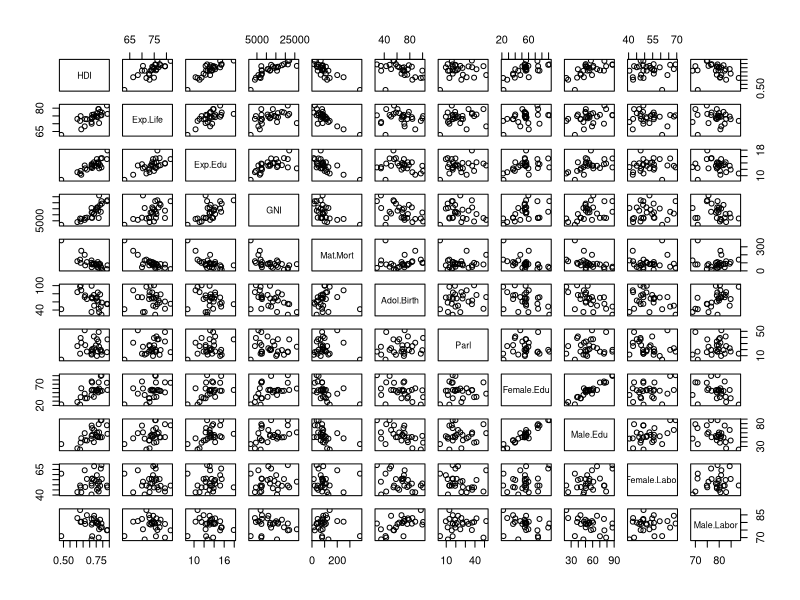
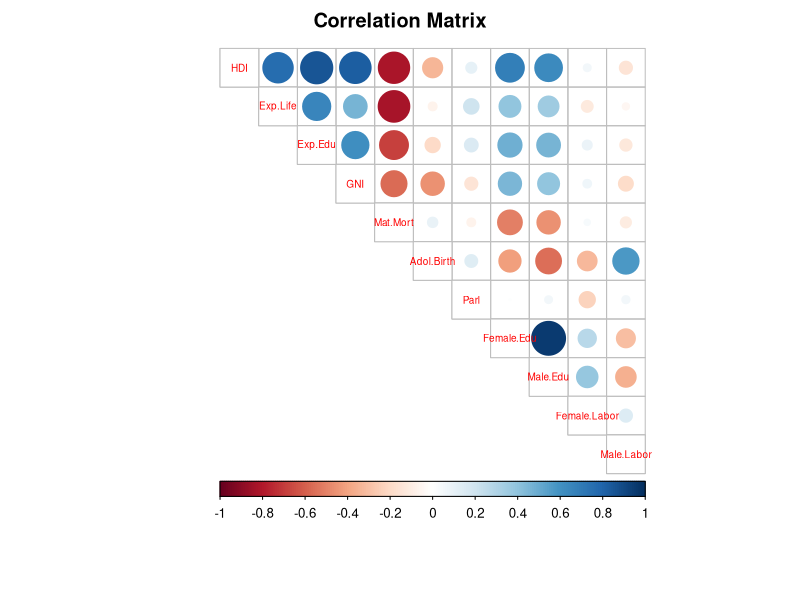
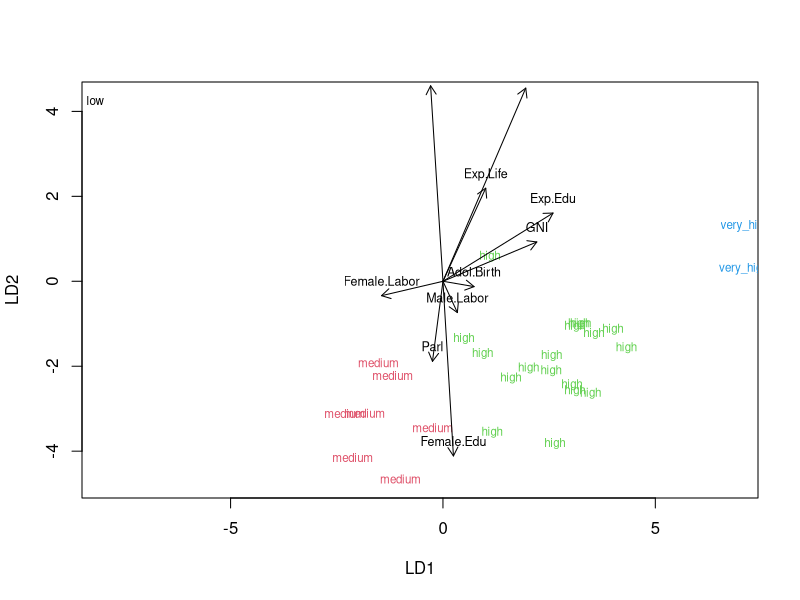
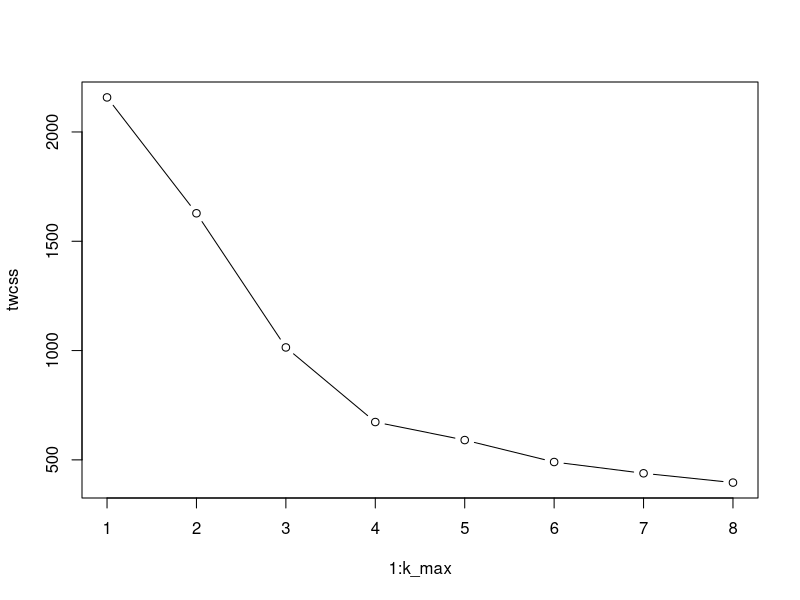
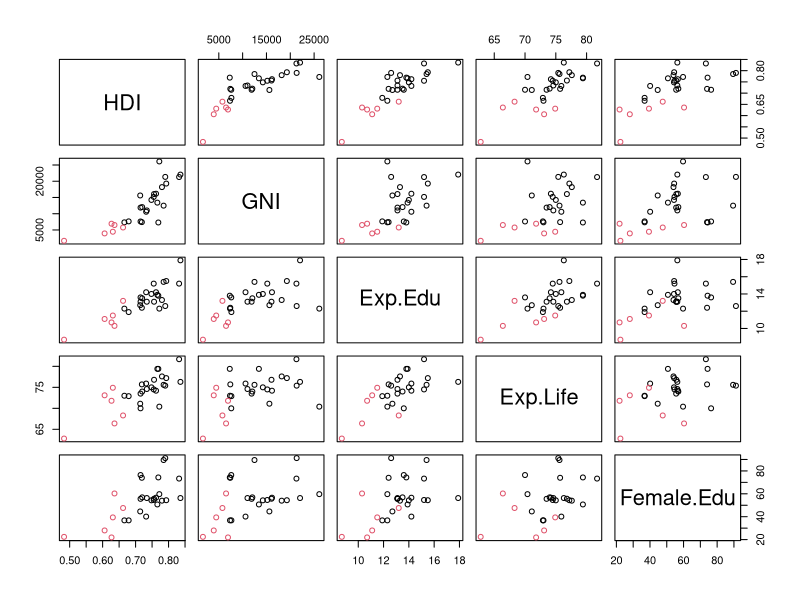

Reproduce these figures in R, in order.
## ---- chunk 1
library(ggplot2)
setwd("C:/Users/Guilherme/Desktop/University of Helsinki/2016-2017/Period 2/Term 3/Open Data Science/IODS Final/IODS-Final")
latam <- read.csv("humanfinal.csv", header=TRUE, row.names = 1)
str(latam)
summary(latam)
## ---- chunk 2
pairs(latam)
## ---- chunk 3
library(corrplot)
cor_matrix<-cor(latam) 
corrplot(cor_matrix, method="circle", type= "upper", cl.pos="b", tl.pos="d", tl.cex=0.6, mar = c(3,0,2,0), title= "Correlation Matrix")
## ---- chunk 4
hdi <- cut(latam$HDI, breaks = c(0, 0.550, 0.699, 0.799, 1.000), include.lowest = TRUE, label = c("low", "medium", "high", "very_high"))
table(hdi)
## ---- chunk 5
latam_scaled <- scale(latam)
summary(latam_scaled)
latam_scaled <- as.data.frame(latam_scaled)
latam_scaled <- cbind(latam_scaled, hdi)
## ---- chunk 6
library(MASS)
library(dplyr)
lda.fit <- lda(hdi ~. - HDI, data=latam_scaled)
lda.fit
lda.arrows <- function(x, myscale = 1, arrow_heads = 0.1, color = "black", tex = 0.75, choices = c(1,2)){
  heads <- coef(x)
  arrows(x0 = 0, y0 = 0, 
         x1 = myscale * heads[,choices[1]], 
         y1 = myscale * heads[,choices[2]], col=color, length = arrow_heads)
  text(myscale * heads[,choices], labels = row.names(heads), 
       cex = tex, col=color, pos=3)
}
classes <- as.numeric(latam_scaled$hdi)
plot(lda.fit, dimen = 2, col=classes, pch=classes)
lda.arrows(lda.fit, myscale = 2, arrow_heads = 0.1, color = "black", tex = 0.75, choices = c(1,2))
## ---- chunk 7
MultipleRegression <- lm(HDI ~ ., data = latam)
MultipleRegression
summary(MultipleRegression)
## ---- chunk 8
MultipleRegression2 <- lm(HDI ~ . - Male.Edu, data = latam)
MultipleRegression2
summary(MultipleRegression2)
## ---- chunk 9
MultipleRegression3 <- lm(HDI ~ . - (Male.Edu + Mat.Mort), data = latam)
MultipleRegression3
summary(MultipleRegression3)
## ---- chunk 10
MultipleRegression4 <- lm(HDI ~ . - (Male.Edu + Mat.Mort + Adol.Birth), data = latam)
MultipleRegression4
summary(MultipleRegression4)
## ---- chunk 11
MultipleRegression5 <- lm(HDI ~ . - (Male.Edu + Mat.Mort + Adol.Birth + Parl), data = latam)
MultipleRegression5
summary(MultipleRegression5)
## ---- chunk 12
MultipleRegression6 <- lm(HDI ~ . - (Male.Edu + Mat.Mort + Adol.Birth + Parl + Female.Labor), data = latam)
MultipleRegression6
summary(MultipleRegression6)
## ---- chunk 13
MultipleRegression7 <- lm(HDI ~ . - (Male.Edu + Mat.Mort + Adol.Birth + Parl + Female.Labor + Male.Labor), data = latam)
MultipleRegression7
summary(MultipleRegression7)
## ---- chunk 14
library(ggplot2)
dist <- dist(latam_scaled)
summary(dist)
k_max <- 8
twcss <- sapply(1:k_max, function(k){kmeans(dist, k)$tot.withinss})
plot(1:k_max, twcss, type='b')
km <-kmeans(dist, centers = 2)
pairs(HDI~ (GNI + Exp.Edu + Exp.Life + Female.Edu),data=latam, col = km$cluster, pch = 1, title = "K-Means")
